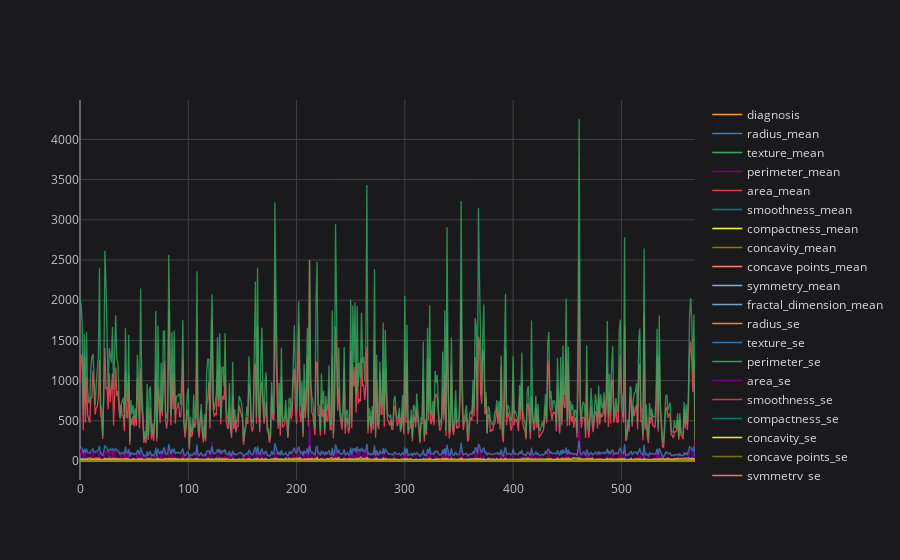

Notebook code cell kept with this figure:
### Code cell
df.iplot()

### Figure 1 — Plotly figure (JSON) as saved in the notebook; plotly's stock layout.template omitted (floating-point values rounded to 4 significant figures; data arrays with more than 128 entries replaced by an {"elided": "..."} marker saying what was removed)
{"data": [{"name": "diagnosis", "text": "", "mode": "lines", "y": {"elided": "569 int values"}, "x": {"elided": "569 int values"}, "line": {"color": "rgba(255, 153, 51, 1.0)", "dash": "solid", "shape": "linear", "width": 1.3}, "type": "scatter"}, {"name": "radius_mean", "text": "", "mode": "lines", "y": {"elided": "569 float values"}, "x": {"elided": "569 int values"}, "line": {"color": "rgba(55, 128, 191, 1.0)", "dash": "solid", "shape": "linear", "width": 1.3}, "type": "scatter"}, {"name": "texture_mean", "text": "", "mode": "lines", "y": {"elided": "569 float values"}, "x": {"elided": "569 int values"}, "line": {"color": "rgba(50, 171, 96, 1.0)", "dash": "solid", "shape": "linear", "width": 1.3}, "type": "scatter"}, {"name": "perimeter_mean", "text": "", "mode": "lines", "y": {"elided": "569 float values"}, "x": {"elided": "569 int values"}, "line": {"color": "rgba(128, 0, 128, 1.0)", "dash": "solid", "shape": "linear", "width": 1.3}, "type": "scatter"}, {"name": "area_mean", "text": "", "mode": "lines", "y": {"elided": "569 float values"}, "x": {"elided": "569 int values"}, "line": {"color": "rgba(219, 64, 82, 1.0)", "dash": "solid", "shape": "linear", "width": 1.3}, "type": "scatter"}, {"name": "smoothness_mean", "text": "", "mode": "lines", "y": {"elided": "569 float values"}, "x": {"elided": "569 int values"}, "line": {"color": "rgba(0, 128, 128, 1.0)", "dash": "solid", "shape": "linear", "width": 1.3}, "type": "scatter"}, {"name": "compactness_mean", "text": "", "mode": "lines", "y": {"elided": "569 float values"}, "x": {"elided": "569 int values"}, "line": {"color": "rgba(255, 255, 51, 1.0)", "dash": "solid", "shape": "linear", "width": 1.3}, "type": "scatter"}, {"name": "concavity_mean", "text": "", "mode": "lines", "y": {"elided": "569 float values"}, "x": {"elided": "569 int values"}, "line": {"color": "rgba(128, 128, 0, 1.0)", "dash": "solid", "shape": "linear", "width": 1.3}, "type": "scatter"}, {"name": "concave points_mean", "text": "", "mode": "lines", "y": {"elided": "569 float values"}, "x": {"elided": "569 int values"}, "line": {"color": "rgba(251, 128, 114, 1.0)", "dash": "solid", "shape": "linear", "width": 1.3}, "type": "scatter"}, {"name": "symmetry_mean", "text": "", "mode": "lines", "y": {"elided": "569 float values"}, "x": {"elided": "569 int values"}, "line": {"color": "rgba(128, 177, 211, 1.0)", "dash": "solid", "shape": "linear", "width": 1.3}, "type": "scatter"}, {"name": "fractal_dimension_mean", "text": "", "mode": "lines", "y": {"elided": "569 float values"}, "x": {"elided": "569 int values"}, "line": {"color": "rgba(128, 177, 211, 0.8999999999999999)", "dash": "solid", "shape": "linear", "width": 1.3}, "type": "scatter"}, {"name": "radius_se", "text": "", "mode": "lines", "y": {"elided": "569 float values"}, "x": {"elided": "569 int values"}, "line": {"color": "rgba(255, 153, 51, 0.8999999999999999)", "dash": "solid", "shape": "linear", "width": 1.3}, "type": "scatter"}, {"name": "texture_se", "text": "", "mode": "lines", "y": {"elided": "569 float values"}, "x": {"elided": "569 int values"}, "line": {"color": "rgba(55, 128, 191, 0.8999999999999999)", "dash": "solid", "shape": "linear", "width": 1.3}, "type": "scatter"}, {"name": "perimeter_se", "text": "", "mode": "lines", "y": {"elided": "569 float values"}, "x": {"elided": "569 int values"}, "line": {"color": "rgba(50, 171, 96, 0.8999999999999999)", "dash": "solid", "shape": "linear", "width": 1.3}, "type": "scatter"}, {"name": "area_se", "text": "", "mode": "lines", "y": {"elided": "569 float values"}, "x": {"elided": "569 int values"}, "line": {"color": "rgba(128, 0, 128, 0.8999999999999999)", "dash": "solid", "shape": "linear", "width": 1.3}, "type": "scatter"}, {"name": "smoothness_se", "text": "", "mode": "lines", "y": {"elided": "569 float values"}, "x": {"elided": "569 int values"}, "line": {"color": "rgba(219, 64, 82, 0.8999999999999999)", "dash": "solid", "shape": "linear", "width": 1.3}, "type": "scatter"}, {"name": "compactness_se", "text": "", "mode": "lines", "y": {"elided": "569 float values"}, "x": {"elided": "569 int values"}, "line": {"color": "rgba(0, 128, 128, 0.8999999999999999)", "dash": "solid", "shape": "linear", "width": 1.3}, "type": "scatter"}, {"name": "concavity_se", "text": "", "mode": "lines", "y": {"elided": "569 float values"}, "x": {"elided": "569 int values"}, "line": {"color": "rgba(255, 255, 51, 0.8999999999999999)", "dash": "solid", "shape": "linear", "width": 1.3}, "type": "scatter"}, {"name": "concave points_se", "text": "", "mode": "lines", "y": {"elided": "569 float values"}, "x": {"elided": "569 int values"}, "line": {"color": "rgba(128, 128, 0, 0.8999999999999999)", "dash": "solid", "shape": "linear", "width": 1.3}, "type": "scatter"}, {"name": "symmetry_se", "text": "", "mode": "lines", "y": {"elided": "569 float values"}, "x": {"elided": "569 int values"}, "line": {"color": "rgba(251, 128, 114, 0.8999999999999999)", "dash": "solid", "shape": "linear", "width": 1.3}, "type": "scatter"}, {"name": "fractal_dimension_se", "text": "", "mode": "lines", "y": {"elided": "569 float values"}, "x": {"elided": "569 int values"}, "line": {"color": "rgba(251, 128, 114, 0.7999999999999998)", "dash": "solid", "shape": "linear", "width": 1.3}, "type": "scatter"}, {"name": "radius_worst", "text": "", "mode": "lines", "y": {"elided": "569 float values"}, "x": {"elided": "569 int values"}, "line": {"color": "rgba(128, 177, 211, 0.7999999999999998)", "dash": "solid", "shape": "linear", "width": 1.3}, "type": "scatter"}, {"name": "texture_worst", "text": "", "mode": "lines", "y": {"elided": "569 float values"}, "x": {"elided": "569 int values"}, "line": {"color": "rgba(255, 153, 51, 0.7999999999999998)", "dash": "solid", "shape": "linear", "width": 1.3}, "type": "scatter"}, {"name": "perimeter_worst", "text": "", "mode": "lines", "y": {"elided": "569 float values"}, "x": {"elided": "569 int values"}, "line": {"color": "rgba(55, 128, 191, 0.7999999999999998)", "dash": "solid", "shape": "linear", "width": 1.3}, "type": "scatter"}, {"name": "area_worst", "text": "", "mode": "lines", "y": {"elided": "569 float values"}, "x": {"elided": "569 int values"}, "line": {"color": "rgba(50, 171, 96, 0.7999999999999998)", "dash": "solid", "shape": "linear", "width": 1.3}, "type": "scatter"}, {"name": "smoothness_worst", "text": "", "mode": "lines", "y": {"elided": "569 float values"}, "x": {"elided": "569 int values"}, "line": {"color": "rgba(128, 0, 128, 0.7999999999999998)", "dash": "solid", "shape": "linear", "width": 1.3}, "type": "scatter"}, {"name": "compactness_worst", "text": "", "mode": "lines", "y": {"elided": "569 float values"}, "x": {"elided": "569 int values"}, "line": {"color": "rgba(219, 64, 82, 0.7999999999999998)", "dash": "solid", "shape": "linear", "width": 1.3}, "type": "scatter"}, {"name": "concavity_worst", "text": "", "mode": "lines", "y": {"elided": "569 float values"}, "x": {"elided": "569 int values"}, "line": {"color": "rgba(0, 128, 128, 0.7999999999999998)", "dash": "solid", "shape": "linear", "width": 1.3}, "type": "scatter"}, {"name": "concave points_worst", "text": "", "mode": "lines", "y": {"elided": "569 float values"}, "x": {"elided": "569 int values"}, "line": {"color": "rgba(255, 255, 51, 0.7999999999999998)", "dash": "solid", "shape": "linear", "width": 1.3}, "type": "scatter"}, {"name": "symmetry_worst", "text": "", "mode": "lines", "y": {"elided": "569 float values"}, "x": {"elided": "569 int values"}, "line": {"color": "rgba(128, 128, 0, 0.7999999999999998)", "dash": "solid", "shape": "linear", "width": 1.3}, "type": "scatter"}, {"name": "fractal_dimension_worst", "text": "", "mode": "lines", "y": {"elided": "569 float values"}, "x": {"elided": "569 int values"}, "line": {"color": "rgba(128, 128, 0, 0.7)", "dash": "solid", "shape": "linear", "width": 1.3}, "type": "scatter"}], "layout": {"title": {"font": {"color": "#D9D9D9"}}, "paper_bgcolor": "#1A1A1C", "plot_bgcolor": "#1A1A1C", "yaxis": {"tickfont": {"color": "#C2C2C2"}, "zerolinecolor": "#666570", "title": {"text": "", "font": {"color": "#D9D9D9"}}, "gridcolor": "#434343", "showgrid": true}, "xaxis": {"tickfont": {"color": "#C2C2C2"}, "zerolinecolor": "#666570", "title": {"text": "", "font": {"color": "#D9D9D9"}}, "gridcolor": "#434343", "showgrid": true}, "legend": {"bgcolor": "#1A1A1C", "font": {"color": "#D9D9D9"}}}}
